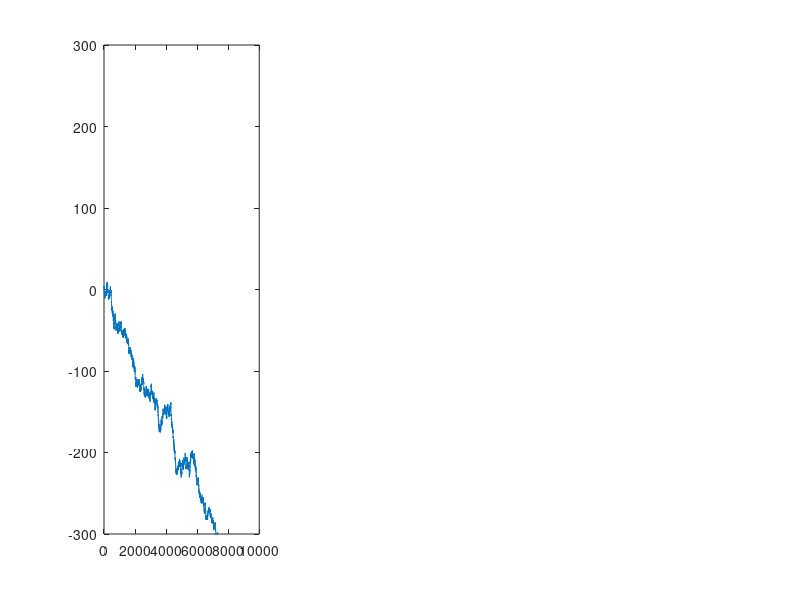

Source code (MATLAB): (Note: this script raises an error after producing the figure.)
% Constants
coh = linspace(-.5,.5,10);                
a = 200;
b = a.*-1;
k = .1;
num_trial = 1000;
time_steps = 10000;
e = zeros(num_trial, time_steps, length(coh));

% Generate evidence for each coherence 
for i = 1:length(coh)
   e(:,:,i) = randn(num_trial, time_steps) + (coh(i).*k);
end

% Calculate the DV
dv = cumsum(e, 2);

%Plot sample DVs
figure
subplot(1,3,1)
plot(1:time_steps, dv(1,:,1))   %plot left coherence
ylim([b*1.5, a*1.5])
yline(a)
yline(b)
title('Coherence = -0.5')
xlabel('Time steps')
ylabel('DV (a.u.)')
subplot(1,3,2)
plot(1:time_steps, dv(1,:,10))  %plot right coherence
ylim([b*1.5, a*1.5])
yline(a)
yline(b)
title('Coherence = +0.5')
xlabel('Time steps')
ylabel('DV (a.u.)')
subplot(1,3,3)
plot(1:time_steps, dv(1,:,5))   %plot ambiguous coherence
ylim([b*1.5, a*1.5])
yline(a)
yline(b)
title('Coherence = -0.0556')
xlabel('Time steps')
ylabel('DV (a.u.)')
set(gcf,'position',[300,500,500,300])

% Determine responses and RTs
RT = zeros(num_trial, length(coh));
resp = zeros(num_trial, length(coh));
for i = 1:length(coh)
    for j = 1:num_trial
        if sum(dv(j, :, i) >= a) ~= 0                       %if theres a value greater than or equal to the threshold, get the RT
            RT(j,i) = find(dv(j, :, i) >= a, 1, 'first'); 
            resp(j,i) = 1;
        end
        if sum(dv(j, :, i) <= b) ~= 0                       %if theres a value less than or equal to the threshold, get the RT
            RT(j,i) = find(dv(j, :, i) <= b, 1, 'first');
            resp(j,i) = -1;
        end
        if sum(dv(j, :, i) >= a) == 0 && sum(dv(j, :, i) <= b) == 0  %if the dv doesnt reach EITHER bound, set RT as NaN and record it as a bad trial
            RT(j,i) = NaN;
            resp(j,i) = 0;
        end
    end
end

%Plot RT and resp (all trials)
meanRT = mean(RT, 'omitnan');
prob_right = sum(resp == 1, 1)/num_trial;
figure
subplot(1,2,1)
plot(coh, prob_right,'-ko');
title('Psychometric performance')
xlabel('Signed Coherence')
ylabel('Probability Right')
subplot(1,2,2)
plot(coh, meanRT)
title('Mean RT (all trials)')
xlabel('Signed Coherence')
ylabel('RT in samples')
set(gcf,'position',[850,500,500,300])

% Seperate left and right trials
leftRT = NaN(num_trial, length(coh));
rightRT = NaN(num_trial, length(coh));
for i = 1:length(coh)
   leftRT(resp(:, i) == -1, i) = RT(resp(:, i) == -1, i);
   rightRT(resp(:, i) == 1, i) = RT(resp(:, i) == 1, i);
end

%Seperate correct and incorrect trials
correctRT = NaN(num_trial, length(coh));
errorRT = NaN(num_trial, length(coh));
for i = 1:length(coh)
    if sign(coh(i)) == -1       %left trials 
        correctRT(resp(:, i) == -1, i) = RT(resp(:, i) == -1, i);
        errorRT(resp(:, i) == 1, i) = RT(resp(:, i) == 1, i);
    else                        %right trials
        correctRT(resp(:, i) == 1, i) = RT(resp(:, i) == 1, i);
        errorRT(resp(:, i) == -1, i) = RT(resp(:, i) == -1, i);            
    end
end

% Calculations
meanCorRT = mean(correctRT, 1, 'omitnan');
meanErRT = mean(errorRT, 1, 'omitnan');
meanleftRT = mean(leftRT, 1, 'omitnan');
meanrightRT = mean(rightRT, 1, 'omitnan');

% Plot 
figure
subplot(1, 2, 1)
hold on;
plot(coh, meanCorRT)
plot(coh, meanErRT)
xlabel('Signed coherence')
ylabel('RT (in samples)')
legend('Correct', 'Incorrect','Location','north')
hold off;
subplot(1, 2, 2)
hold on;
plot(coh, meanleftRT)
plot(coh, meanrightRT)
xlabel('Signed coherence')
ylabel('RT (in samples)')
legend('Left trials', 'Right trials','Location','north')
hold off;
set(gcf,'position',[300,100,500,300])

% Plot DV and RT distribution 
time_points = [1000, 5000, 9000];
coh_analyzed = 10;
dv_dist = zeros(num_trial, length(time_points));
for i = 1:length(time_points) 
    dv_dist(:,i) = dv(:, time_points(i), coh_analyzed);
end

figure
subplot(1,2,1)
hold on;
for i = 1:length(time_points)
    histogram(dv_dist(:,i))
end
hold off;
title('DV distribution - Coh = 0.5') 
legend('t = 1000', 't = 5000', 't = 9000')
xlabel('DV (a.u.)')
ylabel('Count')

% Plot RT distribution
subplot(1,2,2)
hold on;
histogram(RT(:,1))
histogram(RT(:,5))
histogram(RT(:,10))
hold off;
legend('coh = -0.5', 'coh = -0.0556', 'coh = +0.5')
title('RT distributions')
set(gcf,'position',[850,100,500,300])